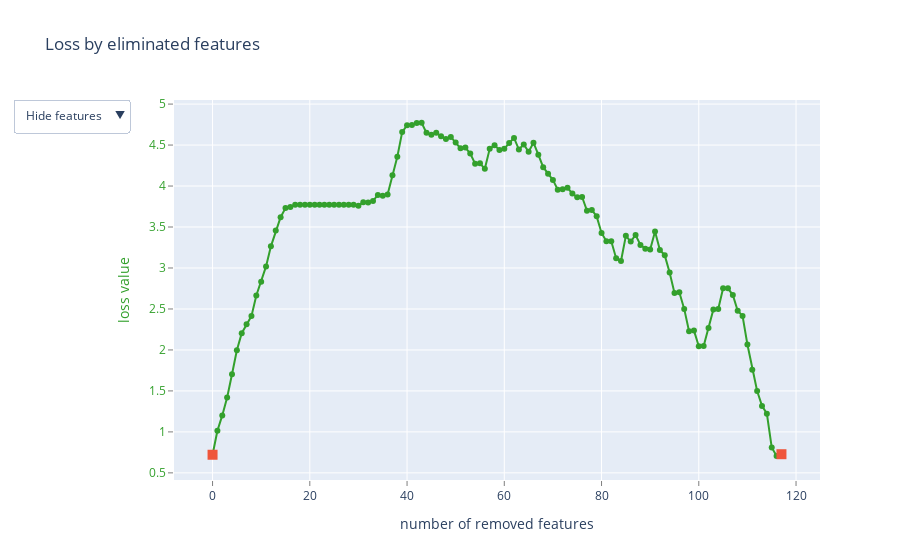

The code cell stored with this chart in its notebook:
### Code cell
model = CatBoostRanker(
    iterations = 1000,
    od_wait = 100, 
    custom_metric = 'NDCG:top=5'
)

model.select_features(
    train_pool,
    eval_set=test_pool,
    features_for_select = '0-139',
    num_features_to_select = 23,
    verbose = 50,
    train_final_model = True,
    plot=True
)

### Figure 1 — Plotly figure (JSON) as saved in the notebook; plotly's stock layout.template omitted (floating-point values rounded to 4 significant figures)
{"data": [{"line": {"color": "rgb(51,160,44)"}, "mode": "lines+markers", "name": "", "text": ["", "69", "2", "111", "108", "79", "1", "36", "78", "83", "21", "20", "112", "5", "6", "73", "42", "27", "23", "26", "28", "31", "33", "92", "93", "94", "95", "96", "38", "56", "32", "3", "88", "91", "41", "51", "118", "61", "84", "113", "64", "66", "97", "43", "4", "34", "55", "19", "17", "22", "115", "9", "135", "58", "45", "90", "16", "98", "74", "47", "72", "35", "44", "68", "37", "86", "77", "99", "0", "139", "87", "8", "75", "30", "107", "82", "62", "11", "76", "138", "63", "100", "18", "65", "52", "131", "116", "89", "106", "50", "39", "59", "57", "109", "60", "81", "15", "133", "110", "120", "48", "14", "70", "134", "40", "117", "67", "119", "71", "102", "53", "132", "114", "25", "137", "130", "24", "85"], "type": "scatter", "x": [0, 1, 2, 3, 4, 5, 6, 7, 8, 9, 10, 11, 12, 13, 14, 15, 16, 17, 18, 19, 20, 21, 22, 23, 24, 25, 26, 27, 28, 29, 30, 31, 32, 33, 34, 35, 36, 37, 38, 39, 40, 41, 42, 43, 44, 45, 46, 47, 48, 49, 50, 51, 52, 53, 54, 55, 56, 57, 58, 59, 60, 61, 62, 63, 64, 65, 66, 67, 68, 69, 70, 71, 72, 73, 74, 75, 76, 77, 78, 79, 80, 81, 82, 83, 84, 85, 86, 87, 88, 89, 90, 91, 92, 93, 94, 95, 96, 97, 98, 99, 100, 101, 102, 103, 104, 105, 106, 107, 108, 109, 110, 111, 112, 113, 114, 115, 116, 117], "y": [0.7211, 1.014, 1.201, 1.419, 1.704, 1.995, 2.205, 2.314, 2.413, 2.665, 2.832, 3.02, 3.264, 3.457, 3.62, 3.732, 3.744, 3.773, 3.773, 3.773, 3.773, 3.773, 3.773, 3.773, 3.773, 3.773, 3.773, 3.773, 3.773, 3.772, 3.759, 3.801, 3.799, 3.818, 3.891, 3.882, 3.898, 4.131, 4.358, 4.658, 4.741, 4.744, 4.77, 4.772, 4.649, 4.626, 4.649, 4.608, 4.573, 4.6, 4.53, 4.46, 4.469, 4.397, 4.271, 4.277, 4.21, 4.454, 4.498, 4.44, 4.456, 4.524, 4.587, 4.445, 4.508, 4.417, 4.529, 4.382, 4.23, 4.151, 4.075, 3.956, 3.96, 3.979, 3.908, 3.862, 3.866, 3.699, 3.709, 3.63, 3.427, 3.326, 3.327, 3.119, 3.085, 3.392, 3.322, 3.403, 3.281, 3.236, 3.226, 3.446, 3.219, 3.154, 2.944, 2.695, 2.704, 2.501, 2.228, 2.238, 2.045, 2.047, 2.267, 2.493, 2.499, 2.752, 2.751, 2.67, 2.477, 2.415, 2.066, 1.759, 1.5, 1.317, 1.223, 0.8102, 0.7051, 0.7277]}, {"marker": {"size": 10, "symbol": "square"}, "mode": "markers", "name": "", "text": ["", "85"], "type": "scatter", "x": [0, 117], "y": [0.7211, 0.7277]}, {"mode": "text", "name": "", "text": ["", "69", "2", "111", "108", "79", "1", "36", "78", "83", "21", "20", "112", "5", "6", "73", "42", "27", "23", "26", "28", "31", "33", "92", "93", "94", "95", "96", "38", "56", "32", "3", "88", "91", "41", "51", "118", "61", "84", "113", "64", "66", "97", "43", "4", "34", "55", "19", "17", "22", "115", "9", "135", "58", "45", "90", "16", "98", "74", "47", "72", "35", "44", "68", "37", "86", "77", "99", "0", "139", "87", "8", "75", "30", "107", "82", "62", "11", "76", "138", "63", "100", "18", "65", "52", "131", "116", "89", "106", "50", "39", "59", "57", "109", "60", "81", "15", "133", "110", "120", "48", "14", "70", "134", "40", "117", "67", "119", "71", "102", "53", "132", "114", "25", "137", "130", "24", "85"], "textfont": {"color": "rgb(51,160,44)", "family": "sans serif", "size": 18}, "textposition": "bottom center", "type": "scatter", "visible": false, "x": [0, 1, 2, 3, 4, 5, 6, 7, 8, 9, 10, 11, 12, 13, 14, 15, 16, 17, 18, 19, 20, 21, 22, 23, 24, 25, 26, 27, 28, 29, 30, 31, 32, 33, 34, 35, 36, 37, 38, 39, 40, 41, 42, 43, 44, 45, 46, 47, 48, 49, 50, 51, 52, 53, 54, 55, 56, 57, 58, 59, 60, 61, 62, 63, 64, 65, 66, 67, 68, 69, 70, 71, 72, 73, 74, 75, 76, 77, 78, 79, 80, 81, 82, 83, 84, 85, 86, 87, 88, 89, 90, 91, 92, 93, 94, 95, 96, 97, 98, 99, 100, 101, 102, 103, 104, 105, 106, 107, 108, 109, 110, 111, 112, 113, 114, 115, 116, 117], "y": [0.7211, 1.014, 1.201, 1.419, 1.704, 1.995, 2.205, 2.314, 2.413, 2.665, 2.832, 3.02, 3.264, 3.457, 3.62, 3.732, 3.744, 3.773, 3.773, 3.773, 3.773, 3.773, 3.773, 3.773, 3.773, 3.773, 3.773, 3.773, 3.773, 3.772, 3.759, 3.801, 3.799, 3.818, 3.891, 3.882, 3.898, 4.131, 4.358, 4.658, 4.741, 4.744, 4.77, 4.772, 4.649, 4.626, 4.649, 4.608, 4.573, 4.6, 4.53, 4.46, 4.469, 4.397, 4.271, 4.277, 4.21, 4.454, 4.498, 4.44, 4.456, 4.524, 4.587, 4.445, 4.508, 4.417, 4.529, 4.382, 4.23, 4.151, 4.075, 3.956, 3.96, 3.979, 3.908, 3.862, 3.866, 3.699, 3.709, 3.63, 3.427, 3.326, 3.327, 3.119, 3.085, 3.392, 3.322, 3.403, 3.281, 3.236, 3.226, 3.446, 3.219, 3.154, 2.944, 2.695, 2.704, 2.501, 2.228, 2.238, 2.045, 2.047, 2.267, 2.493, 2.499, 2.752, 2.751, 2.67, 2.477, 2.415, 2.066, 1.759, 1.5, 1.317, 1.223, 0.8102, 0.7051, 0.7277]}], "layout": {"showlegend": false, "title": {"text": "Loss by eliminated features"}, "updatemenus": [{"active": 0, "buttons": [{"args": [{"visible": [true, true, false]}], "label": "Hide features", "method": "update"}, {"args": [{"visible": [true, true, true]}], "label": "Show indices", "method": "update"}], "pad": {"r": 10, "t": 10}, "showactive": true, "x": -0.25, "xanchor": "left", "y": 1.03, "yanchor": "top"}], "xaxis": {"gridcolor": "rgb(255,255,255)", "showgrid": true, "showline": false, "showticklabels": true, "tickcolor": "rgb(127,127,127)", "ticks": "outside", "title": {"text": "number of removed features"}, "zeroline": false}, "yaxis": {"gridcolor": "rgb(255,255,255)", "showgrid": true, "showline": false, "showticklabels": true, "tickcolor": "rgb(127,127,127)", "tickfont": {"color": "rgb(51,160,44)"}, "ticks": "outside", "title": {"font": {"color": "rgb(51,160,44)"}, "text": "loss value"}, "zeroline": false}}}
